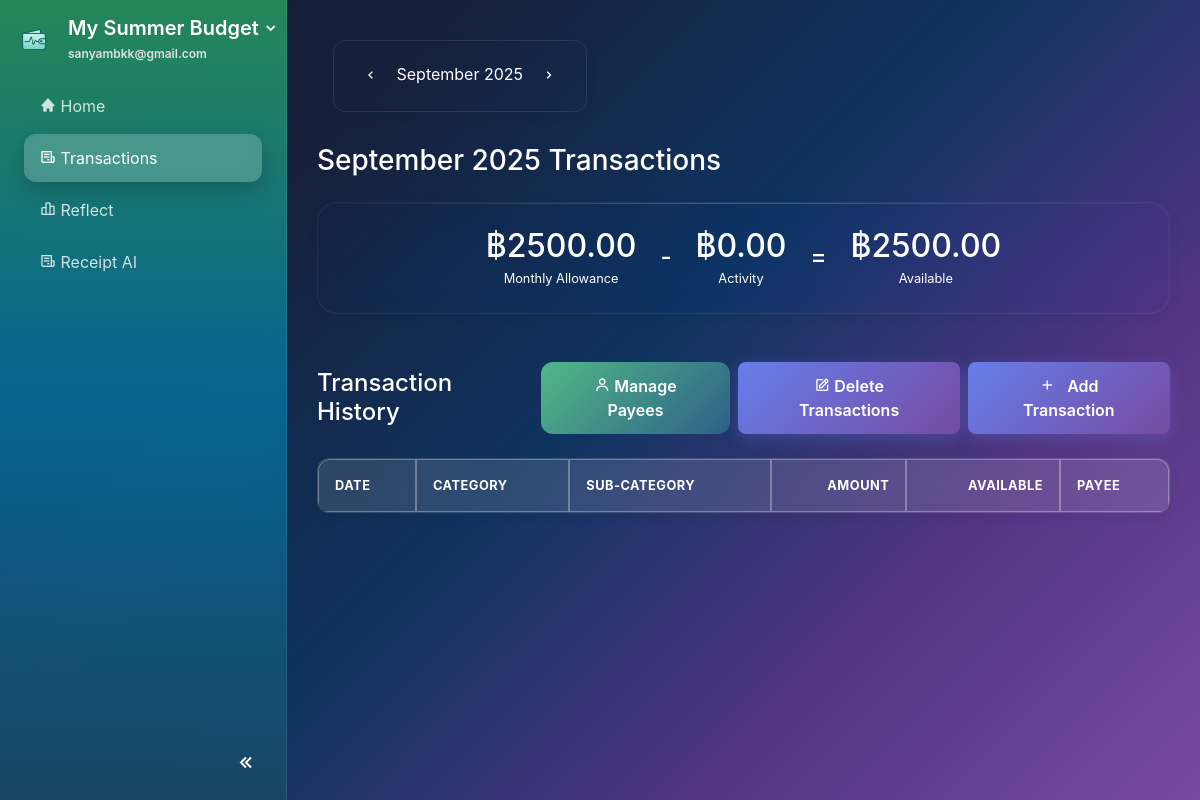
Page /transactions (signed in) on the committed database.
### website/models.py (models this page shows)
class Plan(db.Model):
    id             = db.Column(db.Integer, primary_key=True)
    name           = db.Column(db.String(100), nullable=False)
    monthly_income = db.Column(db.Float)
    budget_pref    = db.Column(JSON)  # e.g., {"needs": 50, "wants": 30, "savings": 20}
    user_id        = db.Column(db.Integer, db.ForeignKey('user.id'), nullable=False)

class User(db.Model, UserMixin):
    id         = db.Column(db.Integer, primary_key=True)
    email      = db.Column(db.String(150), unique=True, nullable=False)
    password   = db.Column(db.String(150))
    first_name = db.Column(db.String(150))
    last_name  = db.Column(db.String(150))
    date_created = db.Column(db.DateTime(timezone=True), default=func.now())
    active_plan_id = db.Column(db.Integer, db.ForeignKey('plan.id'), nullable=True)
    profile_complete = db.Column(db.Boolean, default=False)
    theme = db.Column(db.String(50), nullable=False, default='system')
    notes = db.relationship('Note', backref='user', lazy=True)
    plans = db.relationship('Plan', foreign_keys=[Plan.user_id], backref='user', lazy=True, cascade="all, delete-orphan")
    active_plan = db.relationship('Plan', foreign_keys=[active_plan_id], post_update=True)

### website/views.py (the view)
@views.route('/transactions/<int:year>/<int:month>')
@views.route('/transactions')
@login_required
def transactions(year=None, month=None):
    plan = current_user.active_plan
    if not plan:
        flash("No active plan found.", 'error')
        return redirect(url_for('views.home'))
    monthly_allowance = plan.monthly_income or 0.0
    if year is None or month is None:
        today = datetime.now()
        year, month = today.year, today.month
    try:
        display_date = datetime(year, month, 1)
    except ValueError:
        today = datetime.now()
        year, month = today.year, today.month
        display_date = datetime(year, month, 1)
    display_month_str = display_date.strftime('%B')
    start_of_month = datetime(year, month, 1)
    end_of_month = start_of_month + timedelta(days=32)
    end_of_month = datetime(end_of_month.year, end_of_month.month, 1)
    activity_sum = db.session.query(func.sum(Transaction.amount)).filter(
        Transaction.plan_id == plan.id,
        Transaction.transaction_date >= start_of_month,
        Transaction.transaction_date < end_of_month
    ).scalar() or 0.0
    activity_total = abs(activity_sum)  # Convert to positive value for display
    available = monthly_allowance - activity_total
    from dateutil.relativedelta import relativedelta
    prev_month_date = display_date - relativedelta(months=1)
    next_month_date = display_date + relativedelta(months=1)
    user_join_date = current_user.date_created or datetime.now()
    is_first_month = (display_date.year == user_join_date.year and display_date.month == user_join_date.month)
    can_go_prev = not is_first_month
    can_go_next = True  # Allow future months for transaction entry
    return render_template(
        'transactions.html',
        monthly_allowance=monthly_allowance,
        activity_total=activity_total,
        available=available,
        transactions=db.session.query(Transaction).filter(
            Transaction.plan_id==plan.id,
            Transaction.transaction_date>=start_of_month,
            Transaction.transaction_date<end_of_month
        ).order_by(Transaction.transaction_date.desc()).all(),
        payees=[{'id': p.id, 'name': p.name} for p in plan.payees],
        current_month=display_month_str,
        current_month_num=month,
        current_year=year,
        prev_month=prev_month_date.month,
        prev_year=prev_month_date.year,
        next_month=next_month_date.month,
        next_year=next_month_date.year,
        can_go_prev=can_go_prev,
        can_go_next=can_go_next
    )

### website/templates/transactions.html (shortened to what this page needs)
{% extends "base.html" %}
{% block content %}
<div class="container-fluid mt-4">
    <div class="top-bar">
        <div class="month-selector">
            {% if can_go_prev %}
                <a href="{{ url_for('views.transactions', year=prev_year, month=prev_month) }}" class="btn btn-nav"><i class='bx bx-chevron-left'></i></a>
            {% else %}
                <span class="btn btn-nav disabled"><i class='bx bx-chevron-left'></i></span>
            {% endif %}
            <span class="current-month">{{ current_month }} {{ current_year }}</span>
            {% if can_go_next %}
                <a href="{{ url_for('views.transactions', year=next_year, month=next_month) }}" class="btn btn-nav"><i class='bx bx-chevron-right'></i></a>
            {% else %}
                <span class="btn btn-nav disabled"><i class='bx bx-chevron-right'></i></span>
            {% endif %}
        </div>
    </div>
    <h3 class="page-title mb-4">{{ current_month }} {{ current_year }} Transactions</h3>
    <div class="card glass p-4 d-flex flex-row align-items-center justify-content-center balances-display mb-5">
        <div class="text-center mx-4 mb-3 mb-lg-0">
            <h2 class="text-success mb-0">฿{{ "%.2f"|format(monthly_allowance) }}</h2>
            <small class="text-muted">Monthly Allowance</small>
        </div>
        <div class="h4 mb-0 text-muted">-</div>
        <div class="text-center mx-4 mb-3 mb-lg-0">
            <h2 class="text-danger mb-0">฿{{ "%.2f"|format(activity_total) }}</h2>
            <small class="text-muted">Activity</small>
        </div>
        <div class="h4 mb-0 text-muted">=</div>
        <div class="text-center mx-4 mb-3 mb-lg-0">
            <h2 class="text-primary mb-0">฿{{ "%.2f"|format(available) }}</h2>
            <small class="text-muted">Available</small>
        </div>
    </div>
    <div class="d-flex justify-content-between align-items-center mb-4">
        <h4 class="mb-0">Transaction History</h4>
        <div class="d-flex gap-2">
            <button class="btn btn-primary mr-2" id="managePayeesBtn" data-toggle="modal" data-target="#managePayeesModal">
                <i class="bx bx-user"></i> Manage Payees
            </button>
            <button class="btn btn-primary mr-2" id="manageTransactionsBtn" data-toggle="modal" data-target="#manageTransactionsModal">
                <i class="bx bx-edit"></i> Delete Transactions
            </button>
            <button class="btn btn-primary" id="addTransactionBtn" data-toggle="modal" data-target="#addTransactionModal">
                <i class="bx bx-plus"></i> Add Transaction
            </button>
        </div>
    </div>
    <div class="transactions-table-container">
        <div class="table-responsive">
        <table id="transactionsTable" class="table table-striped table-bordered">
            <thead class="thead-light">
                <tr>
                    <th>Date</th>
                    <th>Category</th>
                    <th>Sub-Category</th>
                    <th class="text-right">Amount</th>
                    <th class="text-right">Available</th>
                    <th>Payee</th>
                </tr>
            </thead>
        </table>
        </div>
    </div>
</div>
{% endblock %}

### website/templates/base.html (shortened to what this page needs)
<!DOCTYPE html>
<html lang="en" data-initial-theme="{{ current_user.theme if current_user.is_authenticated else 'system' }}">
<head>
    <link rel="stylesheet" href="https://stackpath.bootstrapcdn.com/bootstrap/4.4.1/css/bootstrap.min.css"/>
    <link rel="stylesheet" href="https://stackpath.bootstrapcdn.com/font-awesome/4.7.0/css/font-awesome.min.css"/>
    <link href="https://unpkg.com/boxicons@2.1.4/css/boxicons.min.css" rel="stylesheet">
    <link href="{{ url_for('static', filename='css/general.css') }}" rel="stylesheet">
    <link href="{{ url_for('static', filename='css/sidebar.css') }}" rel="stylesheet">
    <link href="{{ url_for('static', filename='css/buttons.css') }}" rel="stylesheet">
    <link href="{{ url_for('static', filename='css/dashboard.css') }}" rel="stylesheet">
    <link href="{{ url_for('static', filename='css/auth.css') }}" rel="stylesheet">
    <link href="{{ url_for('static', filename='css/dark-theme.css') }}" rel="stylesheet">
    <link href="{{ url_for('static', filename='css/account_settings.css') }}" rel="stylesheet">
</head>
{% set hide_sidebar = hide_sidebar | default(false) %}
<body id="page-body" class="d-flex {{ '' if hide_sidebar else 'with-sidebar' }} {% block page_class %}{% endblock %}">
    {% if not hide_sidebar %}
    <nav id="sidebar" class="text-white flex-column">
        <div class="sidebar-header px-3 py-3">
            <div class="d-flex align-items-center">
                <img src="{{ url_for('static', filename='images/logo.png') }}" alt="App logo" class="logo-img mr-3">
                <div class="flex-grow-1">
                    <div class="dropdown">
                        <a id="planDropdown"
                            href="#"
                            class="dropdown-toggle text-white text-decoration-none"
                            data-toggle="dropdown"
                            aria-haspopup="true"
                            aria-expanded="false">
                            <h5 class="mb-0">
                                <span class="sidebar-text">{{ current_user.active_plan.name if current_user.active_plan else 'Create a Plan' }}</span>
                            </h5>
                            <i class="bx bxs-chevron-down toggle-arrow"></i>
                        </a>
                    </div>
                    <small class="email-white sidebar-text">{{ current_user.email }}</small>
                </div>
            </div>
        </div>
        <ul class="nav flex-column px-3">
            <li class="nav-item">
                <a class="nav-link {% if request.path == url_for('views.home') %}active{% endif %}" href="{{ url_for('views.home') }}">
                    <i class='bx bxs-home'></i> <span class="sidebar-text">Home</span>
                </a>
            </li>
            <li class="nav-item">
                <a class="nav-link {% if request.path == url_for('views.transactions') %}active{% endif %}" href="{{ url_for('views.transactions') }}">
                    <i class='bx bx-receipt'></i> <span class="sidebar-text">Transactions</span>
                </a>
            </li>
            <li class="nav-item">
                <a class="nav-link {% if request.path == url_for('views.reflect') %}active{% endif %}" href="{{ url_for('views.reflect') }}">
                    <i class='bx bx-bar-chart-alt-2'></i> <span class="sidebar-text">Reflect</span>
                </a>
            </li>
            <li class="nav-item">
                <a class="nav-link" href="{{ url_for('views.receipt_ai') }}">
                    <i class="bx bx-receipt"></i>
                    <span class="nav-text">Receipt AI</span>
                </a>
            </li>
        </ul>
        <div class="sidebar-footer">
            <button id="sidebar-toggle" class="btn btn-link">
                <i class='bx bx-chevrons-left'></i>
            </button>
        </div>
    </nav>
    {% endif %}
    <div id="content-wrapper" class="w-100">
        <div class="container-fluid">
            {% block content %} {% endblock %}
        </div>
    </div>
</body>
</html>

### website/static/css/general.css (style rules this page uses)
html, body { height: 100%; margin: 0; font-family: 'Inter', -apple-system, BlinkMacSystemFont, sans-serif; }
.card.glass { background: rgba(255, 255, 255, 0.005) !important; border: 1px solid rgba(255, 255, 255, 0.06) !important; border-radius: 20px; backdrop-filter: blur(12px) saturate(110%) !important; -webkit-backdrop-filter: blur(12px) saturate(110%) !important; box-shadow: 0 2px 15px rgba(0, 0, 0, 0.03), 0 0 0 1px rgba(255, 255, 255, 0.01) inset !important; color: #fff !important; position: relative; overflow: hidden; animation: fadeInUp 0.6s ease-out; transition: all 0.3s cubic-bezier(0.25, 0.46, 0.45, 0.94); }
.card.glass::before { content: ''; position: absolute; top: 0; left: 0; right: 0; height: 1px; background: linear-gradient(90deg, transparent, rgba(255, 255, 255, 0.2), transparent); }
.text-primary { color: #228b57 !important; }

### website/static/css/sidebar.css (style rules this page uses)
:root { --plan-dropdown-width: 260px; }
#sidebar { transition: all 0.4s cubic-bezier(0.25, 0.46, 0.45, 0.94); }
body.with-sidebar { transition: margin-left 0.4s cubic-bezier(0.25, 0.46, 0.45, 0.94); }
#sidebar { width: 287px; min-height: 100vh; position: fixed; left: 0; top: 0; overflow: visible !important; z-index: 1040; background: linear-gradient(180deg, rgba(34, 139, 87, 0.95) 0%, rgba(0, 100, 148, 0.95) 50%, rgba(21, 67, 96, 0.95) 100%) !important; backdrop-filter: blur(20px); border-right: 1px solid rgba(255, 255, 255, 0.1); }
body.with-sidebar { margin-left: 287px; }
#sidebar::before { content: ''; position: absolute; top: 0; left: 0; right: 0; bottom: 0; background: rgba(255, 255, 255, 0.02); pointer-events: none; }
.sidebar-header { display: flex; align-items: center; gap: .75rem; }
.sidebar-header .logo-img { width: 36px; height: 36px; object-fit: contain; }
.sidebar-header .sidebar-text { color: #fff; font-weight: 600; }
.sidebar-header .email-white { font-size: .75rem; color: rgba(255,255,255,.85); }
#planDropdown { color: #fff; text-decoration: none; }
#planDropdown .toggle-arrow { color: rgba(255,255,255,.9); font-size: 1rem; transition: transform .3s; }
#sidebar .nav-link { color: rgba(255, 255, 255, 0.8); transition: all 0.3s cubic-bezier(0.25, 0.46, 0.45, 0.94); border-radius: 12px; margin: 2px 8px; padding: 12px 16px; position: relative; overflow: hidden; }
#sidebar .nav-link.active { color: #fff; background: rgba(255, 255, 255, 0.2); backdrop-filter: blur(15px); box-shadow: 0 8px 25px rgba(0, 0, 0, 0.2); }
.sidebar-footer { position: absolute; bottom: 0; width: 100%; padding: 10px 15px; text-align: right; }
#sidebar-toggle { color: rgba(255, 255, 255, 0.6); font-size: 24px; transition: color 0.3s; }
#sidebar-toggle i { transition: transform 0.3s ease-in-out; }
#planDropdown::after { display: none; }
#planDropdown { display: flex; align-items: center; justify-content: space-between; }
#planDropdown h5 { margin: 0; color: #fff; }
#planDropdown .toggle-arrow { margin-left: .25rem; }

### website/static/css/buttons.css (style rules this page uses)
.btn-primary { background: linear-gradient(135deg, #52b788 0%, #2d6187 100%); border: none; border-radius: 12px; padding: 12px 24px; font-weight: 600; transition: all 0.3s cubic-bezier(0.25, 0.46, 0.45, 0.94); position: relative; overflow: hidden; }
.btn-primary::before { content: ''; position: absolute; top: 0; left: -100%; width: 100%; height: 100%; background: linear-gradient(90deg, transparent, rgba(255,255,255,0.3), transparent); transition: left 0.5s; }

### rows in the picture
Plan: active_plan "My Summer Budget", monthly_income "2500.00"
User: email "sanyambkk@gmail.com"

### other values in the picture
{{ current_month }} "September"
{{ current_year }} "2025"
{{ "%.2f"|format(activity_total) }} "0.00"
{{ "%.2f"|format(available) }} "2500.00"
